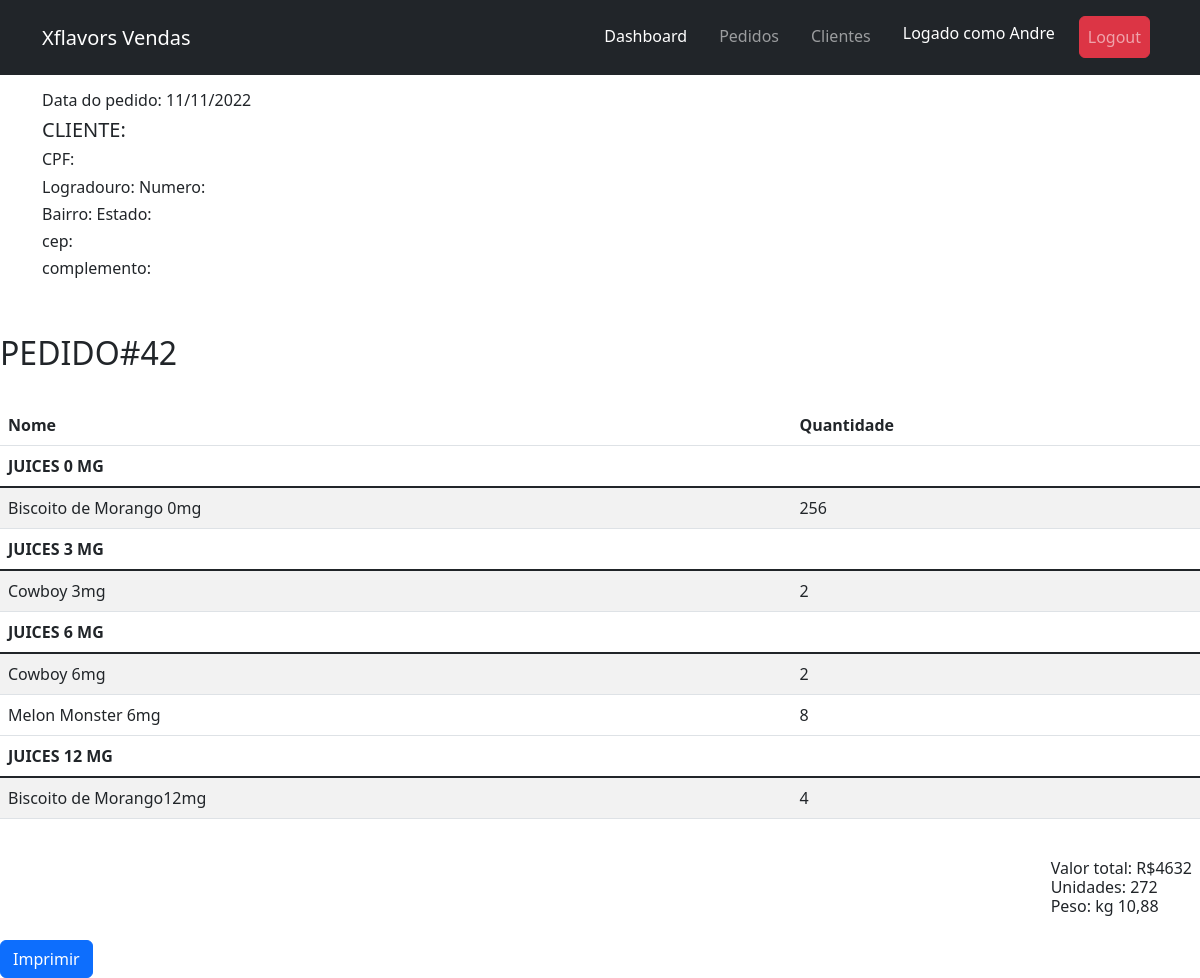
The page /pedido/14/42/imprimir (signed in) on the database as committed earlier.
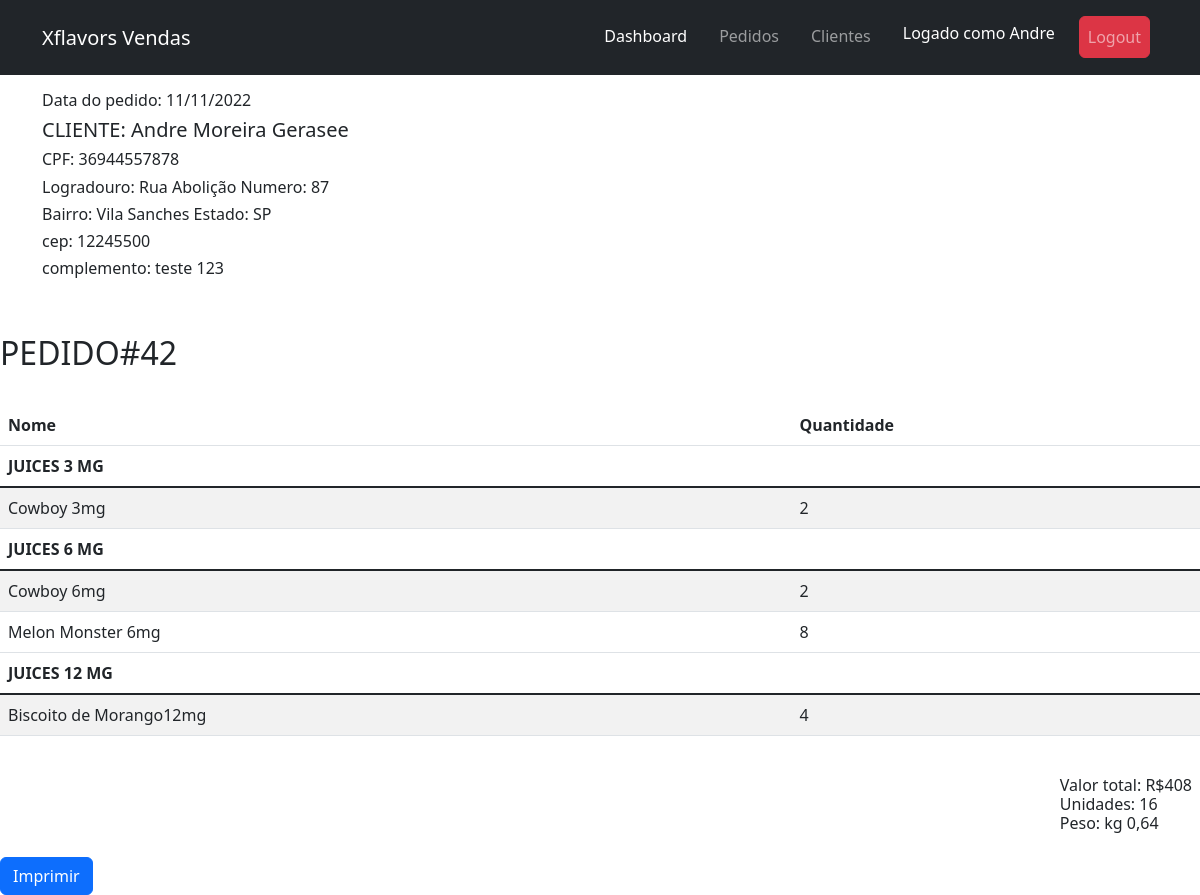
The same page on the database as committed later.
### pedidos/models.py (models this page shows, shortened)
class Pedido(models.Model):
    cliente = models.ForeignKey(Cliente, on_delete=models.CASCADE)
    vendedor = models.ForeignKey(Vendedor, on_delete=models.CASCADE)
    items = models.ManyToManyField(Item)
    created_at = models.DateTimeField(auto_now_add=True, blank=True, null=True)
    updated_at = models.DateTimeField(auto_now=True, blank=True, null=True)
    status = models.BooleanField(default=False)
    pagamento = models.BooleanField(default=False)
    primeira_compra = models.BooleanField(default=False)
    recebido = models.BooleanField(default=False)
    endereco = models.ForeignKey(Endereco, null=True, on_delete=models.CASCADE)
    desconto = models.DecimalField(max_digits=8,decimal_places=2, null=True, blank=True)
    valor = models.DecimalField(max_digits=8,decimal_places=2, null=True, blank=True)
    data = models.DateTimeField(default=datetime.now(tz=timezone.utc), blank=True, null=True)
    def __str__(self):
        return str(self.pk)
    @property
    def valor_total(self):
        return sum([int(item.valor_total) for item in self.items.all()])
    @property
    def unidades_total(self):
        quantidade = sum([int(item.quantidade) for item in self.items.all()])
        return quantidade
    @property
    def peso(self):
        quantidade =  sum([int(item.quantidade) for item in self.items.all()])
        return  round(quantidade * 0.04,2)

class Item(models.Model):
    produto = models.ForeignKey(Juice, on_delete=models.CASCADE)
    quantidade = models.PositiveIntegerField()
    created_at = models.DateTimeField(auto_now_add=True,  blank=True, null=True)
    updated_at = models.DateTimeField(auto_now=True, blank=True, null=True)
    @property
    def valor_total(self):
        qr_item = [it.items.all() for it in self.pedido_set.all()]
        total = []
        for items in qr_item:
            for item  in items:
                total.append(item.quantidade)
        descont = [pedido.desconto for pedido in self.pedido_set.all()]
        if descont[0] != None:
            desconto = descont[0]
        else:
            desconto = 0
        quantidade= sum(total)
        if self.produto.mg == '9mg' or self.produto.mg == '12mg':
            if quantidade >= 20 and quantidade <= 49:
                return (24 -desconto) * self.quantidade
            elif quantidade >= 50 and quantidade <= 99:
                return (22 -desconto)* self.quantidade
            elif quantidade >= 100 and quantidade <= 199:
                return (20 -desconto) * self.quantidade
            elif quantidade >= 200:
                return (19-desconto) * self.quantidade
            else:
                return self.quantidade * (27-desconto)
        else:
            if quantidade >= 20 and quantidade <= 49:
                return (22 -desconto) * self.quantidade
            elif quantidade >= 50 and quantidade <= 99:
                return (20 -desconto) * self.quantidade
            elif quantidade >= 100 and quantidade <= 199:
                return (18 -desconto) * self.quantidade
            elif quantidade >= 200:
                return (17 -desconto) * self.quantidade
            else:
                return self.quantidade * (25 -desconto)

### produtos/models.py (models this page shows, shortened)
class Juice(models.Model):
    NIC = (
        ("0mg", "0"),
        ("3mg", "3"),
        ("6mg", "6"),
        ("9mg", "9"),
        ("12mg", "12"),
    )
    nome = models.CharField(max_length=50)
    mls = models.IntegerField()
    mg = models.CharField(max_length= 4, choices = NIC,
        default ='0')
    valor = models.DecimalField(max_digits=8,decimal_places=2)
    descricao = models.TextField(max_length=800)
    criado = models.DateField(auto_now_add=True)
    updated = models.DateTimeField(auto_now=True)
    imagem = models.ImageField(upload_to='static/juices', null=True, blank=True)
    created_at = models.DateTimeField(auto_now_add=True, blank=True, null=True)
    updated_at = models.DateTimeField(auto_now=True, blank=True, null=True)

### clientes/models.py (models this page shows, shortened)
class Endereco(models.Model):
    UF = (
        ('AC', 'Acre'),
        ('AL', 'Alagoas'),
        ('AP', 'Amapá'),
        ('AM', 'Amazonas'),
        ('BA', 'Bahia'),
        ('CE', 'Ceará'),
        ('DF', 'Distrito Federal'),
        ('ES', 'Espírito Santo'),
        ('GO', 'Goiás'),
        ('MA', 'Maranhão'),
        ('MT', 'Mato Grosso'),
        ('MS', 'Mato Grosso do Sul'),
        ('MG', 'Minas Gerais'),
        ('PA', 'Pará'),
        ('PB', 'Paraíba'),
        ('PR', 'Paraná'),
        ('PE', 'Pernambuco'),
        ('PI', 'Piauí'),
        ('RJ', 'Rio de Janeiro'),
        ('RS', 'Rio Grande do Sul'),
        ('RO', 'Rondônia'),
        ('RR', 'Roraima'),
        ('SC', 'Santa Catarina'),
        ('SP', 'São Paulo'),
        ('SE', 'Sergipe'),
        ('TO', 'Tocantins'))
    cliente = models.ForeignKey(Cliente, on_delete= models.CASCADE)
    destinatario = models.CharField(max_length= 30, null=True, blank=True)
    apelido = models.CharField(max_length= 30, default= 'Endereço principal', blank=True)
    cep = models.IntegerField()
    logradouro = models.CharField(max_length=150)
    numero = models.CharField(max_length=5)
    bairro = models.CharField(max_length=30)
    uf = models.CharField(max_length = 2, choices=UF, null= True)
    complemento = models.CharField(max_length=30, default='sem completmento',blank=True, null=True)
    created_at = models.DateTimeField(auto_now_add=True, blank=True, null=True)
    updated_at = models.DateTimeField(auto_now=True, blank=True, null=True)
    ativo = models.BooleanField(default=False)

class Cliente(models.Model):
    vendedor = models.ForeignKey(Vendedor, on_delete=models.CASCADE)
    nome = models.CharField(max_length=80)
    telefone = models.IntegerField(blank= True, null=True)
    email = models.EmailField(blank= True, null=True)
    cpf = models.IntegerField(blank=True, null=True)
    slug = models.SlugField(unique=True, blank=True, null=True)
    created_at = models.DateTimeField(auto_now_add=True, blank=True, null=True)
    updated_at = models.DateTimeField(auto_now=True, blank=True, null=True)

### pedidos/views.py (the view)
# urls.py: path('pedido/<slug:cliente>/<int:pedido>/imprimir', imprimir, name='imprimir'),
@login_required
def imprimir(request,cliente,pedido):
    clientes = Cliente.objects.filter(slug=cliente)
    vendedor = Vendedor.objects.all()
    produtos0mg = Pedido.objects.filter(id=pedido,items__produto__mg="0mg")
    produtos3mg = Juice.objects.filter(mg="3mg").order_by('nome')
    produtos6mg = Juice.objects.filter(mg="6mg").order_by('nome')
    produtos9mg = Juice.objects.filter(mg="9mg").order_by('nome')
    produtos12mg = Juice.objects.filter(mg="12mg").order_by('nome')
    pedidos = Pedido.objects.get(pk=pedido)
    item0mg = pedidos.items.filter(produto__mg='0mg').order_by('produto')
    item3mg = pedidos.items.filter(produto__mg='3mg').order_by('produto')
    item6mg  = pedidos.items.filter(produto__mg='6mg').order_by('produto')
    item9mg = pedidos.items.filter(produto__mg='9mg').order_by('produto')
    item12mg = pedidos.items.filter(produto__mg='12mg').order_by('produto')
    context = {'clientes': clientes,
               'vendedor': vendedor,
               'produtos0mg': produtos0mg,
               'produtos3mg': produtos3mg,
               'produtos6mg': produtos6mg,
               'produtos9mg': produtos9mg,
               'produtos12mg': produtos12mg,
               'item0mg':item0mg,
               'item3mg':item3mg,
               'item6mg':item6mg,
               'item9mg':item9mg,
               'item12mg':item12mg,
               'pedidos': pedidos,
               }
    return render(request=request, template_name="imprimir.html",context=context)

### templates/imprimir.html (shortened to what this page needs)
{% extends 'base.html' %}
{% load static %}
{% block content %}
<div class="container mt-3">
    <div id="print">
                <h6>Data do pedido: {{ pedidos.created_at|date:" d/m/Y" }}</h6>
            </div>
            <div class="col-5">
                <h5>CLIENTE: {{ pedidos.endereco.cliente.nome}}</h5>
                <h6>CPF: {{ pedidos.endereco.cliente.cpf }}</h6>
                <h6>Logradouro: {{ pedidos.endereco.logradouro}} Numero: {{ pedidos.endereco.numero}}</h6>
                <h6>Bairro: {{ pedidos.endereco.bairro}} Estado: {{ pedidos.endereco.uf}}</h6>
                <h6>cep: {{ pedidos.endereco.cep}}</h6>
                <h6>complemento: {{ pedidos.endereco.complemento}}</h6>
            </div>
        </div>
        <br><br>
        <h2>PEDIDO#{{ pedidos }}</h2>
        <br>
        <table class="table table-striped">
            <thead>
            <tr>
                <th>Nome</th>
                <th>Quantidade</th>
            </tr>
            </thead>
            {% if item0mg %}
            <thead class="thead-dark">
            <th>JUICES 0 MG</th>
            </thead>
            {% endif %}
            <tbody class="table-group-divider">
            {% for item in item0mg %}
            <tr>
                <td>{{ item.produto.nome }} {{ item.produto.mg }}</td>
                <td>{{ item.quantidade }}</td>
            </tr>
            {% endfor %}
            {% if item3mg %}
            <thead class="thead-dark">
            <th>JUICES 3 MG</th>
            </thead>
            {% endif %}
            <tbody class="table-group-divider">
            {% for item in item3mg %}
            <tr>
                <td>{{ item.produto.nome }} {{ item.produto.mg }}</td>
                <td>{{ item.quantidade }}</td>
            </tr>
            {% endfor %}
            {% if item6mg %}
            <thead class="thead-dark">
            <th>JUICES 6 MG</th>
            </thead>
            {% endif %}
            <tbody class="table-group-divider">
            {% for item in item6mg %}
            <tr>
                <td>{{ item.produto.nome }} {{ item.produto.mg }}</td>
                <td>{{ item.quantidade }}</td>
            </tr>
            {% endfor %}
            <tbody class="table-group-divider">
            {% if item12mg %}
            <thead class="thead-dark">
            <th>JUICES 12 MG</th>
            </thead>
            {% endif %}
            <tbody class="table-group-divider">
            {% for item in item12mg %}
            <tr>
                <td>{{ item.produto.nome }}{{ item.produto.mg }}</td>
                <td>{{ item.quantidade }}</td>
            </tr>
            {% endfor %}
            </tbody>
        </table>
        <div class="d-flex flex-row-reverse">
            <div class="p-2">
                <H6 class="my-3 text-right">
                    Valor total: R${{ pedidos.valor_total }} <br>
                    Unidades: {{pedidos.unidades_total}} <br>
                    Peso: kg {{pedidos.peso}}</H6></div>
        </div>
    <input name="" id="" onclick="printDiv('print')" class="btn btn-primary" type="button" value="Imprimir">
{% endblock %}

### templates/base.html (shortened to what this page needs)
<!doctype html>
{% load static %}
<html lang="pt">
  <head>
    <link href="https://cdn.jsdelivr.net/npm/bootstrap@5.2.2/dist/css/bootstrap.min.css" rel="stylesheet">
<link rel="stylesheet" type="text/css" href="https://cdn.datatables.net/1.13.1/css/jquery.dataTables.css">
  </head>
  <body>
  {% include 'partials/_navbar.html' %}
  {% block content %} {% endblock %}
  </body>
</html>

### templates/partials/_navbar.html (shortened to what this page needs)
	<nav class="navbar navbar-expand-lg navbar-dark bg-dark p-3">
<div class="container">
  <a class="navbar-brand" href="#">Xflavors Vendas</a>
  <div class=" collapse navbar-collapse" id="navbarNavDropdown">
    <ul class="navbar-nav ms-auto ">
      <li class="nav-item">
        <a class="nav-link mx-2 active" aria-current="page" href="/dashboard">Dashboard</a>
      </li>
      <li class="nav-item">
        <a class="nav-link mx-2" href="/pedidos">Pedidos</a>
      </li>
      <li class="nav-item">
        <a class="nav-link mx-2" href="/clientes">Clientes</a>
      </li>
        <li class="nav-item mx-2">
          <h4 class="nav-link text-white align-self-center">Logado como {{ request.user.username }}</h4>
      </li>
      <li class="nav-item mx-2">
         <a class="btn nav-link btn-danger btn align-self-center  " href="{% url 'logout' %}">Logout</a>
      </li>
    </ul>
  </div>
</div>
</nav>

Rows that differ between the two databases and show on the page:
no longer on this page (row unchanged): Item: produto.nome "Biscoito de Morango", produto.mg "0mg", quantidade "256", shown under "PEDIDO#42"
changed Pedido id 42: endereco.cliente.nome (not shown) → "Andre Moreira Gerasee"; endereco.cliente.cpf (not shown) → "36944557878"; endereco.logradouro (not shown) → "Rua Abolição"; endereco.numero (not shown) → "87"; endereco.bairro (not shown) → "Vila Sanches"; endereco.uf (not shown) → "SP"; endereco.cep (not shown) → "12245500"; endereco.complemento (not shown) → "teste 123"; valor_total "4632" → "408"; unidades_total "272" → "16"; peso "10,88" → "0,64"
Other text that changed with them:
text no longer shown: "JUICES 0 MG"
